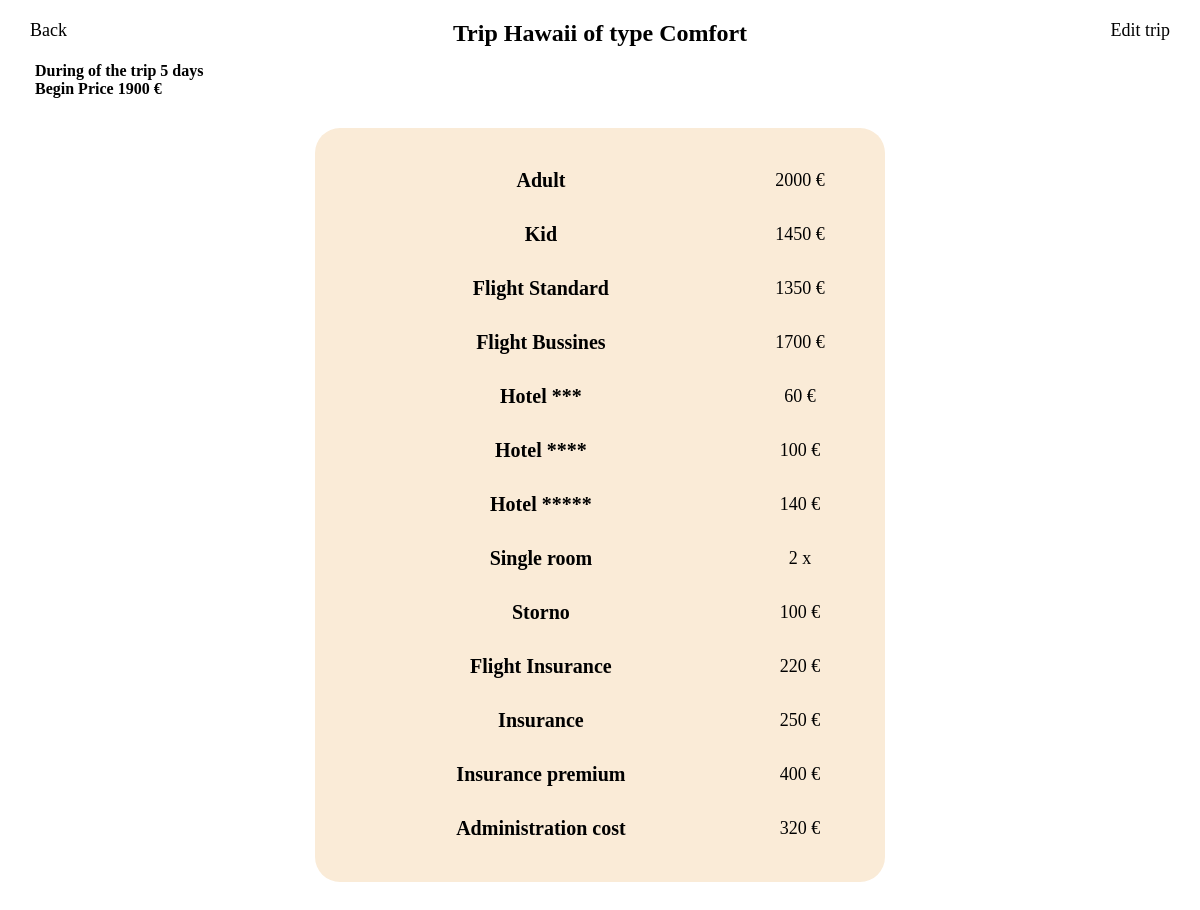
Page /ad_min/show-tpricing.php?id=12 (signed in) on the committed database.
### tables this page shows
CREATE TABLE `tripsmodel` (
  `id` int(11) NOT NULL,
  `name` varchar(20) NOT NULL,
  `type` varchar(10) NOT NULL,
  `time` int(2) NOT NULL,
  `bprice` int(11) NOT NULL,
  `tripcode` varchar(10) NOT NULL,
  `img` blob NOT NULL,
  `recommended` int(1) DEFAULT NULL,
  `top` int(1) DEFAULT NULL
);

CREATE TABLE IF NOT EXISTS `pricemodel` (
  `id` int(11) NOT NULL AUTO_INCREMENT,
  `tmid` int(11) NOT NULL,
  `adult` int(6) NOT NULL,
  `kid` int(6) NOT NULL,
  `flightS` int(6) NOT NULL,
  `flightB` int(6) NOT NULL,
  `hotel3` int(6) NOT NULL,
  `hotel4` int(6) NOT NULL,
  `hotel5` int(6) NOT NULL,
  `singleR` int(6) NOT NULL DEFAULT '2',
  `storno` int(6) NOT NULL,
  `flightI` int(6) NOT NULL,
  `insurance` int(6) NOT NULL,
  `insuranceP` int(6) NOT NULL,
  `administrationC` int(6) NOT NULL,
  PRIMARY KEY (`id`)
);

### ad_min/show-tpricing.php (the view, shortened to what this page needs)
<?php
if (isset($_SESSION['adminid']))
{
    $id = (int)$_GET['id'];
    $content = '<div id="show-tprice-box">';
    $conn = false;
    if (!$conn)
    {
        $content .= '<p>Cannot connect to the database.</p>';
    }
    else
    {
        $res = $conn->query('SELECT * FROM  tripsmodel WHERE id=' . $id);
        $row = $res->fetch();
        if (!$row == '')
        {
            $name = htmlentities($row['name']);
            $type = htmlentities($row['type']);
            $days = htmlentities($row['time']);
            $bprice = htmlentities($row['bprice']);
            $content .= '<a href="trips-pricing.php">Back</a><a href="edit-tripsm.php?id=' . $id . '">Edit trip</a><h3>Trip ' . $name . ' of type ' . $type . ' </h3>
                <h4>During of the trip ' . $days . ' days <br> Begin Price ' . $bprice . ' &euro;</h4> ';
        }
        else
        {
            $content .= '<p>No Trip was found</p>';
        }
    }
    if ($conn)
    {
        $res = $conn->query('SELECT * FROM pricemodel WHERE pricemodel.tmid=' . $id);
        while ($row = $res->fetch())
        {
            $adult = htmlentities($row['adult']);
            $kid = htmlentities($row['kid']);
            $flightS = htmlentities($row['flightS']);
            $flightB = htmlentities($row['flightB']);
            $hotel3 = htmlentities($row['hotel3']);
            $hotel4 = htmlentities($row['hotel4']);
            $hotel5 = htmlentities($row['hotel5']);
            $singleR = htmlentities($row['singleR']);
            $storno = htmlentities($row['storno']);
            $flightI = htmlentities($row['flightI']);
            $insurance = htmlentities($row['insurance']);
            $insuranceP = htmlentities($row['insuranceP']);
            $administration = htmlentities($row['administrationC']);
            $content .= '
      <table>
      <tr><th>Adult</th><td>' . $adult . ' &euro;</td> <tr/>
      <tr><th>Kid</th><td>' . $kid . ' &euro;</td> <tr/>
      <tr><th>Flight Standard</th><td>' . $flightS . ' &euro;</td> <tr/>
      <tr><th>Flight Bussines</th><td>' . $flightB . ' &euro;</td> <tr/>
      <tr><th>Hotel ***</th><td>' . $hotel3 . ' &euro;</td> <tr/>
      <tr><th>Hotel ****</th><td>' . $hotel4 . ' &euro;</td> <tr/>
      <tr><th>Hotel *****</th><td>' . $hotel5 . ' &euro;</td> <tr/>
      <tr><th>Single room</th><td>' . $singleR . ' x</td> <tr/>
      <tr><th>Storno</th><td>' . $storno . ' &euro;</td> <tr/>
      <tr><th>Flight Insurance</th><td>' . $flightI . ' &euro;</td> <tr/>
      <tr><th>Insurance</th><td>' . $insurance . ' &euro;</td> <tr/>
      <tr><th>Insurance premium</th> <td>' . $insuranceP . ' &euro;</td> <tr/>
      <tr><th>Administration cost</th><td>' . $administration . ' &euro;</td> <tr/>
        </table>
        ';
        }
    }
    else
    {
        $content = '</table><p>Can not connect to the database </p>';
    }
    $content .= '</div>';
?>
<!DOCTYPE html>
<html>
<head>
    <link rel="stylesheet" media="screen" type="text/css" href="admin.css" />
</head>
<body>
    <?php
    echo $content; ?>
</body>
</html>
<?php
}
else
{
    echo "No access </br>";
}
?>

### ad_min/admin.css (style rules this page uses)
* { margin: 0; padding: 0; }
body { width: 100%; }
#show-tprice-box { width: 95%; margin: 20px auto; position: relative; text-align: center; }
#show-tprice-box a:first-of-type { top: 0; left: 0; position: absolute; text-decoration: none; color: black; font-size: 18px; }
#show-tprice-box a:nth-of-type(2) { top: 0; right: 0; position: absolute; text-decoration: none; color: black; font-size: 18px; }
#show-tprice-box h3 { font-size: 24px; padding-bottom: 10px; margin: auto; }
#show-tprice-box h4 { text-align: left; padding: 5px; }
#show-tprice-box table { width: 50%; margin: auto; padding: 25px; border-radius: 25px; margin-bottom: 35px; margin-top: 25px; background-color: antiquewhite; }
#show-tprice-box table th { font-size: 20px; height: 50px; }
#show-tprice-box td { font-size: 18px; height: 40px; }

### rows in the picture
tripsmodel: name "Hawaii", type "Comfort", time "5", bprice "1900"
pricemodel: adult "2000", kid "1450", flightS "1350", flightB "1700", hotel3 "60", hotel4 "100", hotel5 "140", singleR "2", storno "100", flightI "220", insurance "250", insuranceP "400", administrationC "320"
